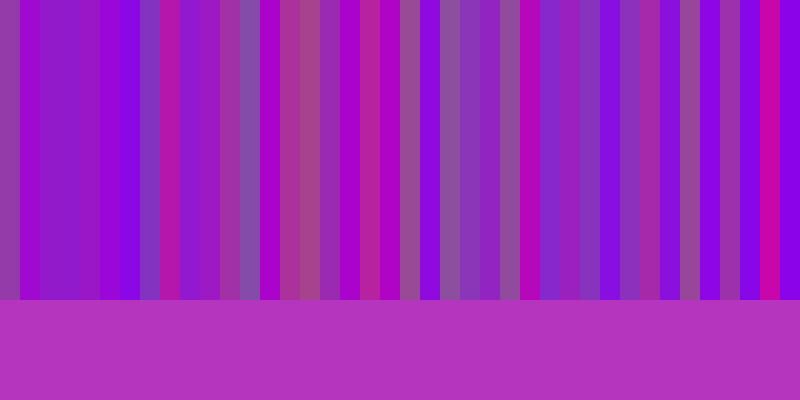
Frame 1 (no input)
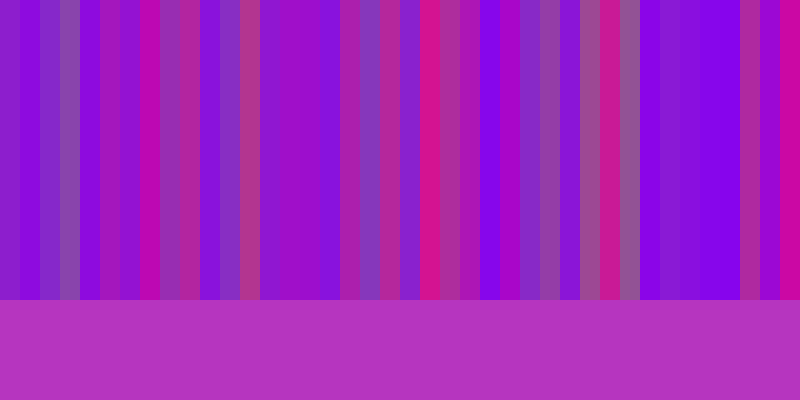
Frame 60 (no input)
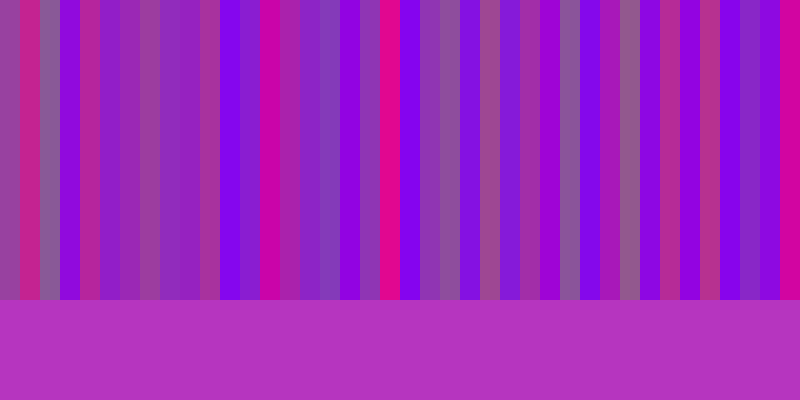
Frame 120 (the mouse pressed at the canvas centre since frame 60)

The p5.js sketch that drew these frames (run headless with seeded random() and noise() and a simulated clock; from frame 60 on, the mouse is pressed at the canvas centre):

// p5.js sketch
// ── sketch.js
let rnd1, rnd2;
let col;

function setup() {
  createCanvas(800, 400);
  col = color(random(255), random(255), random(255));
}

function draw() {
  randomSeed(floor(millis()*.005));
  background(col);
  noStroke();
  for (let i= 0; i<40; i++) {
    let ncol = distanciarColor(col, 100);
    fill(ncol);
    rect(i*20, 0, 20, 300);
  }
}



function distanciarColor(col, dist) {
  let rnd1 = random();
  let rnd2 = random();
  let v1 = dist * rnd1;
  let v2 = dist * (1-rnd1);
  let v3 = (v1 + v2) * rnd2;
  v1 *= 1 - rnd2;
  v2 *= 1 - rnd2;
  v1 -= dist / 2;
  v2 -= dist / 2;
  v3 -= dist / 2;
  let r = red(col);
  let g = green(col);
  let b = blue(col);
  let a = alpha(col);
//  console.log(v1,v2,v3);
  return color(r + v1, g + v2, b + v3, a)  
}
